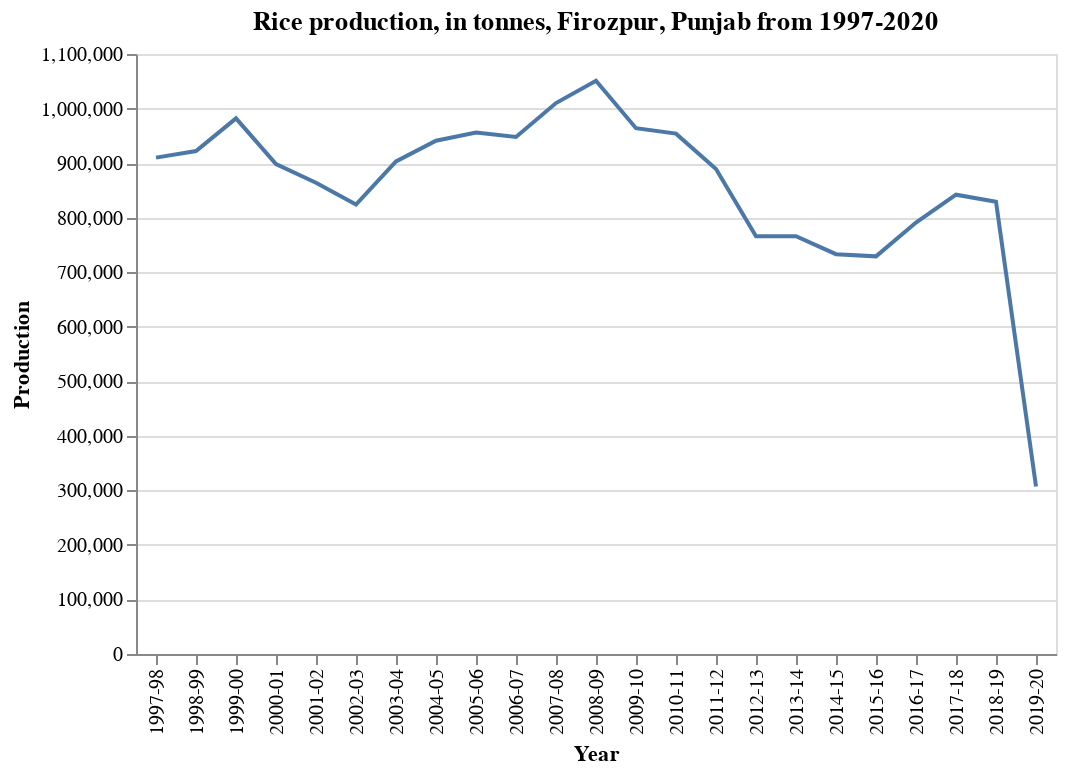

The notebook cell this image was saved under:
### Markdown cell above
### Firozpur

### Code cell
df_pj_fi = df_pj_rice.loc[df['District'] == 'FIROZEPUR']

alt.Chart(df_pj_fi).mark_line().encode(
    x='Year',
    y=('Production')
).properties(
    title='Rice production, in tonnes, Firozpur, Punjab from 1997-2020')

### Figure 1 — Vega-Lite specification as saved in the notebook (floating-point values rounded to 4 significant figures)
{"config": {"view": {"continuousWidth": 400, "continuousHeight": 300}}, "data": {"name": "data-6d586205eccdd571acac85fe90e72baa"}, "mark": "line", "encoding": {"x": {"field": "Year", "type": "nominal"}, "y": {"field": "Production", "type": "quantitative"}}, "title": "Rice production, in tonnes, Firozpur, Punjab from 1997-2020", "$schema": "https://vega.github.io/schema/vega-lite/v4.17.0.json", "datasets": {"data-6d586205eccdd571acac85fe90e72baa": [{"State": "Punjab", "District": "FIROZEPUR", "Crop": "Rice", "Year": "2001-02", "Season": "Kharif", "Area": 230000.0, "Area Units": "Hectare", "Production": 864000.0, "Production Units": "Tonnes", "Yield": 3.757}, {"State": "Punjab", "District": "FIROZEPUR", "Crop": "Rice", "Year": "2002-03", "Season": "Kharif", "Area": 234000.0, "Area Units": "Hectare", "Production": 824000.0, "Production Units": "Tonnes", "Yield": 3.521}, {"State": "Punjab", "District": "FIROZEPUR", "Crop": "Rice", "Year": "2003-04", "Season": "Kharif", "Area": 244000.0, "Area Units": "Hectare", "Production": 903000.0, "Production Units": "Tonnes", "Yield": 3.701}, {"State": "Punjab", "District": "FIROZEPUR", "Crop": "Rice", "Year": "2004-05", "Season": "Kharif", "Area": 238000.0, "Area Units": "Hectare", "Production": 941000.0, "Production Units": "Tonnes", "Yield": 3.954}, {"State": "Punjab", "District": "FIROZEPUR", "Crop": "Rice", "Year": "2005-06", "Season": "Kharif", "Area": 236000.0, "Area Units": "Hectare", "Production": 956000.0, "Production Units": "Tonnes", "Yield": 4.051}, {"State": "Punjab", "District": "FIROZEPUR", "Crop": "Rice", "Year": "2006-07", "Season": "Kharif", "Area": 235000.0, "Area Units": "Hectare", "Production": 948000.0, "Production Units": "Tonnes", "Yield": 4.034}, {"State": "Punjab", "District": "FIROZEPUR", "Crop": "Rice", "Year": "2007-08", "Season": "Kharif", "Area": 243000.0, "Area Units": "Hectare", "Production": 1010000.0, "Production Units": "Tonnes", "Yield": 4.156}, {"State": "Punjab", "District": "FIROZEPUR", "Crop": "Rice", "Year": "2008-09", "Season": "Kharif", "Area": 260000.0, "Area Units": "Hectare", "Production": 1051000.0, "Production Units": "Tonnes", "Yield": 4.042}, {"State": "Punjab", "District": "FIROZEPUR", "Crop": "Rice", "Year": "2009-10", "Season": "Kharif", "Area": 262000.0, "Area Units": "Hectare", "Production": 964000.0, "Production Units": "Tonnes", "Yield": 3.679}, {"State": "Punjab", "District": "FIROZEPUR", "Crop": "Rice", "Year": "2010-11", "Season": "Kharif", "Area": 258000.0, "Area Units": "Hectare", "Production": 954000.0, "Production Units": "Tonnes", "Yield": 3.698}, {"State": "Punjab", "District": "FIROZEPUR", "Crop": "Rice", "Year": "2011-12", "Season": "Kharif", "Area": 257000.0, "Area Units": "Hectare", "Production": 889000.0, "Production Units": "Tonnes", "Yield": 3.459}, {"State": "Punjab", "District": "FIROZEPUR", "Crop": "Rice", "Year": "2012-13", "Season": "Kharif", "Area": 182000.0, "Area Units": "Hectare", "Production": 766000.0, "Production Units": "Tonnes", "Yield": 4.209}, {"State": "Punjab", "District": "FIROZEPUR", "Crop": "Rice", "Year": "2013-14", "Season": "Kharif", "Area": 183000.0, "Area Units": "Hectare", "Production": 766000.0, "Production Units": "Tonnes", "Yield": 4.186}, {"State": "Punjab", "District": "FIROZEPUR", "Crop": "Rice", "Year": "2014-15", "Season": "Kharif", "Area": 189000.0, "Area Units": "Hectare", "Production": 733000.0, "Production Units": "Tonnes", "Yield": 3.878}, {"State": "Punjab", "District": "FIROZEPUR", "Crop": "Rice", "Year": "2015-16", "Season": "Kharif", "Area": 187000.0, "Area Units": "Hectare", "Production": 729000.0, "Production Units": "Tonnes", "Yield": 3.898}, {"State": "Punjab", "District": "FIROZEPUR", "Crop": "Rice", "Year": "2016-17", "Season": "Kharif", "Area": 187000.0, "Area Units": "Hectare", "Production": 791000.0, "Production Units": "Tonnes", "Yield": 4.23}, {"State": "Punjab", "District": "FIROZEPUR", "Crop": "Rice", "Year": "2017-18", "Season": "Kharif", "Area": 185000.0, "Area Units": "Hectare", "Production": 842000.0, "Production Units": "Tonnes", "Yield": 4.551}, {"State": "Punjab", "District": "FIROZEPUR", "Crop": "Rice", "Year": "2018-19", "Season": "Kharif", "Area": 186000.0, "Area Units": "Hectare", "Production": 829000.0, "Production Units": "Tonnes", "Yield": 4.457}, {"State": "Punjab", "District": "FIROZEPUR", "Crop": "Rice", "Year": "2019-20", "Season": "Kharif", "Area": 114000.0, "Area Units": "Hectare", "Production": 307000.0, "Production Units": "Tonnes", "Yield": 2.693}, {"State": "Punjab", "District": "FIROZEPUR", "Crop": "Rice", "Year": "1997-98", "Season": "Kharif", "Area": 252000.0, "Area Units": "Hectare", "Production": 910000.0, "Production Units": "Tonnes", "Yield": 3.611}, {"State": "Punjab", "District": "FIROZEPUR", "Crop": "Rice", "Year": "1998-99", "Season": "Kharif", "Area": 275000.0, "Area Units": "Hectare", "Production": 922000.0, "Production Units": "Tonnes", "Yield": 3.353}, {"State": "Punjab", "District": "FIROZEPUR", "Crop": "Rice", "Year": "1999-00", "Season": "Kharif", "Area": 280000.0, "Area Units": "Hectare", "Production": 982000.0, "Production Units": "Tonnes", "Yield": 3.507}, {"State": "Punjab", "District": "FIROZEPUR", "Crop": "Rice", "Year": "2000-01", "Season": "Kharif", "Area": 248000.0, "Area Units": "Hectare", "Production": 898000.0, "Production Units": "Tonnes", "Yield": 3.621}]}}
